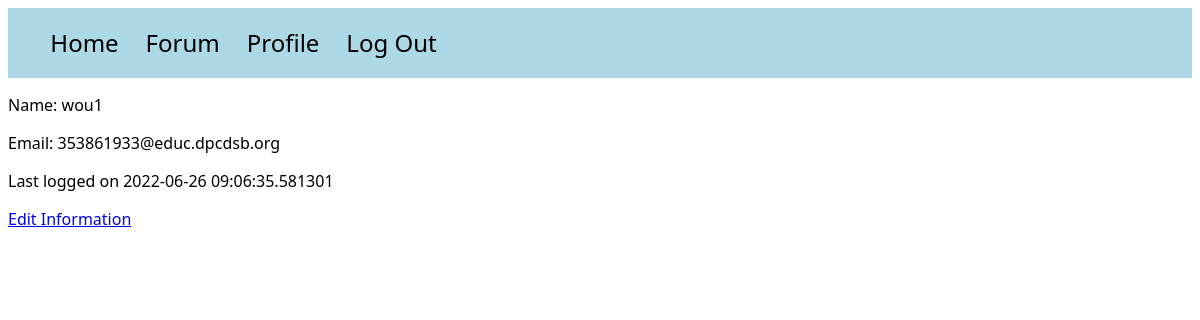
The app's page /profile (signed in) with its own data.
### models.py (models this page shows)
class User(UserMixin, db.Model):
    id = db.Column(db.Integer, primary_key=True)
    email = db.Column(db.String(100), unique=True)
    password = db.Column(db.String(100))
    name = db.Column(db.String(1000))
    last_seen = db.Column(db.String(100))

### main.py (the view)
@main.route('/profile')
@login_required
def profile():
    return render_template("profile.html", name=current_user.name, email=current_user.email, time=current_user.last_seen)

### app.py (called while the page is built)
@login_manager.user_loader
def load_user(user_id):
    try:
        return User.query.get(int(user_id))
    except:
        return None

### templates/profile.html (shortened to what this page needs)
<!DOCTYPE html>
<html lang="en">
<head>
</head>
<link rel="stylesheet" href="/static/style.css">
<body>
<div id="navbar">
    <ul>
        <a href="{{ url_for('home') }}"><li>Home</li></a>
        <a href=""><li>Forum</li></a>
        {% if current_user.is_authenticated %}
        <a href="{{ url_for('main.profile') }}"><li>Profile</li></a>
        {% endif %}
        {% if current_user.is_authenticated %}
        <a href="{{ url_for('auth.logout') }}"><li>Log Out</li></a>
        {% endif %}
    </ul>
</div>
<div id="personal-info-container">
    <p>Name: {{ name }}</p>
    <p>Email: {{ email }}</p>
    <p>Last logged on {{ time }}</p>
    <a href="{{ url_for('auth.edit_profile') }}">Edit Information</a>
</div>
</body>
</html>

### static/style.css (style rules this page uses)
* { font-family: Segoe UI; }
#navbar { background-color: lightblue; padding: 0.2%; }
li { font-size: 1.5em; text-decoration: none; color: black; display: inline-block; padding-right: 2%; }

### records on screen
User: name "wou1", email "353861933@educ.dpcdsb.org", last_seen "2022-06-26 09:06:35.581301"
